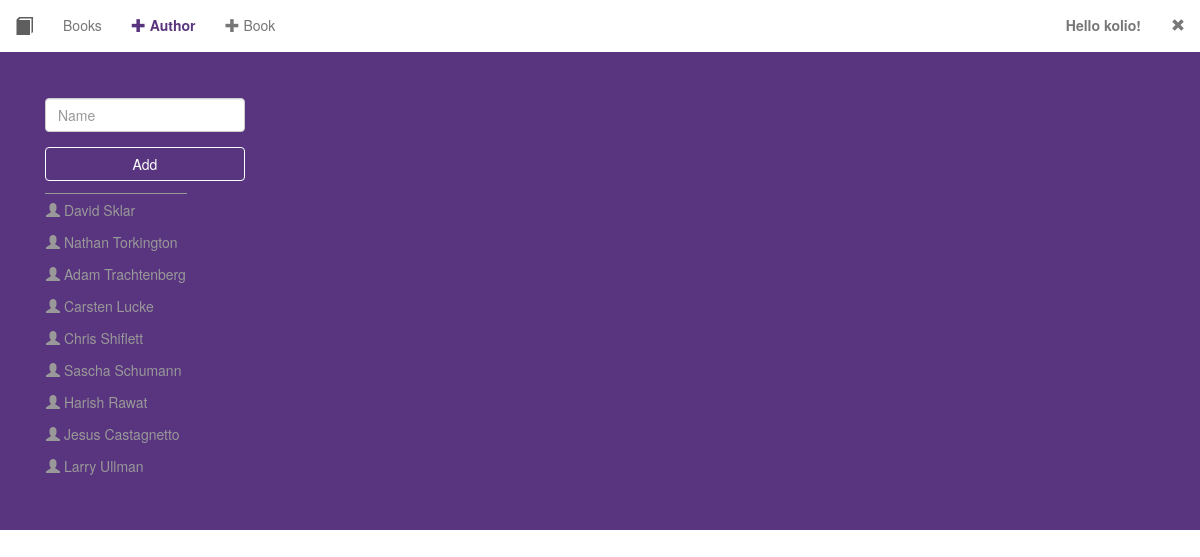
/add_author_form.php (signed in), run on the app's committed database.
### tables this page shows
CREATE TABLE IF NOT EXISTS `authors` (
  `author_id` int(11) NOT NULL AUTO_INCREMENT,
  `author_name` varchar(250) NOT NULL,
  PRIMARY KEY (`author_id`)
);

### Author.php (the view, shortened to what this page needs)
<?php
class Author {
    public static function printAllAuthors() {
        $link = DbConnection::dbConnect();
        $result = $link->query('SELECT author_name FROM authors');
        while ($row = $result->fetch_assoc()) {
            echo '<tr><td><a href="books_by.php?id=' . $row['author_name'] . '" style="color:#999999"><span class="glyphicon glyphicon-user"></span> ' . $row['author_name'] . '</a></td></tr>';
        }
    }
}
?>

### data on the page
authors: author_name "David Sklar"
authors: author_name "Nathan Torkington"
authors: author_name "Adam Trachtenberg"
authors: author_name "Carsten Lucke"
authors: author_name "Chris Shiflett"
authors: author_name "Sascha Schumann"
authors: author_name "Harish Rawat"
authors: author_name "Jesus Castagnetto"
authors: author_name "Larry Ullman"

### other printed values
$_SESSION['user_name'] "kolio"
